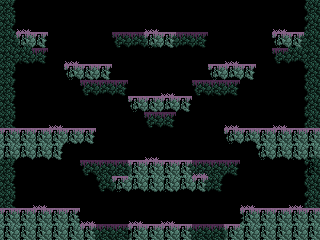

Below is a game level as drawn by its tile map, then a one-line description and the .tmx that defines it (tile-layer data replaced by summaries):
An orthogonal 20x15 tile map with 16x16 px tiles, 3 tile layers (back, front, collision).

<map version="1.0" orientation="orthogonal" width="20" height="15" tilewidth="16" tileheight="16" backgroundcolor="#000000">
 <tileset firstgid="1" name="subterranean2" tilewidth="16" tileheight="16">
  <image source="../graphics/tiles/subterranean2.png" width="80" height="160" />
 </tileset>
 <layer name="back" width="20" height="15">
  <data>[300 cells, 81 non-empty, 18 distinct tile ids]</data>
 </layer>
 <layer name="front" width="20" height="15">
  <data>[300 cells, 87 non-empty, 14 distinct tile ids]</data>
 </layer>
 <layer name="collision" width="20" height="15">
  <data>[300 cells, 73 non-empty, 2 distinct tile ids]</data>
 </layer>
</map>